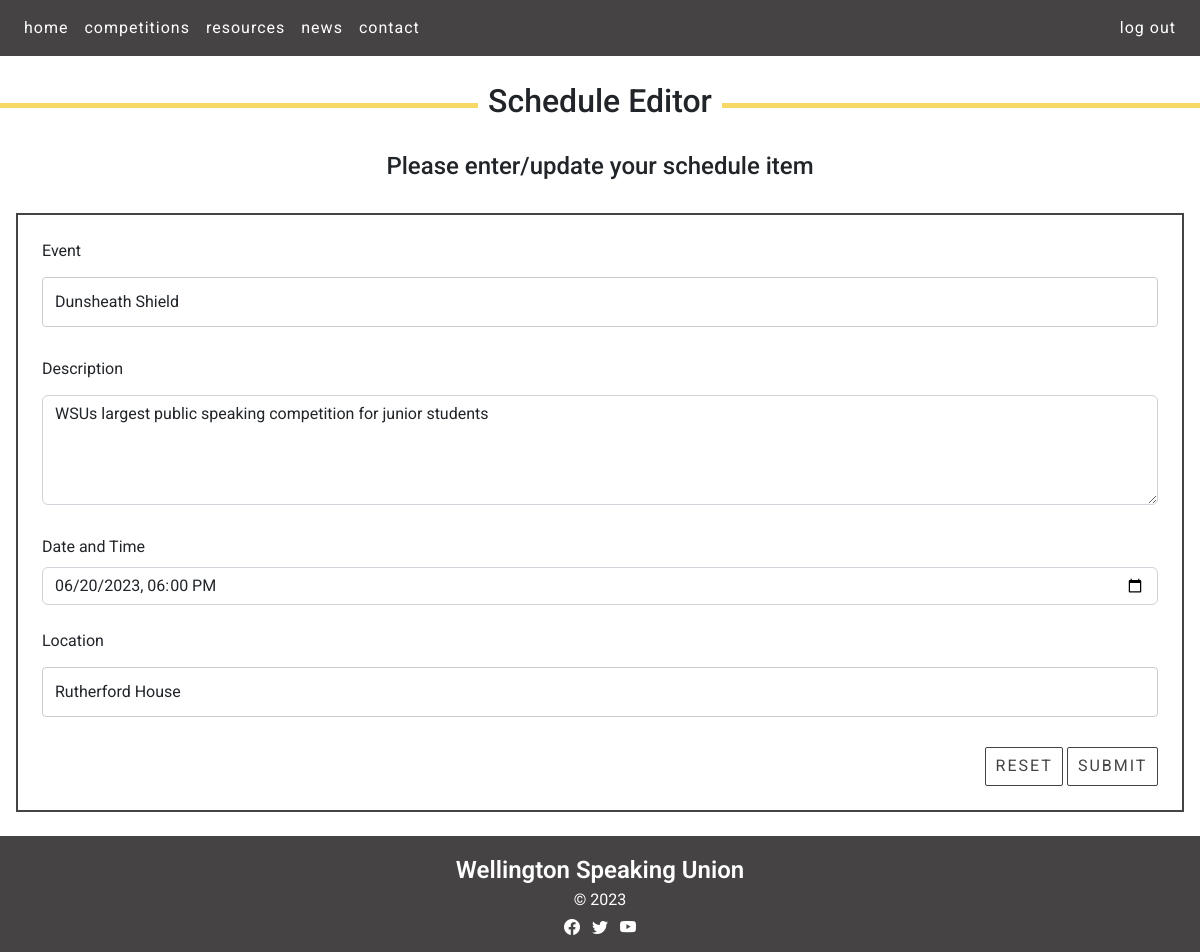
/schedule_cud?id=2&task=update (signed in), run on the app's committed database.
### tables this page shows
CREATE TABLE schedule(
    post_id integer primary key autoincrement not null,
    event text not null,
    description text not null,
    scheduledate date not null,
    location text not null,
    member_id integer not null,
    foreign key(member_id) references member(member_id)
);

### server.py (the view, shortened to what this page needs)
@app.route ('/schedule_cud', methods=["GET", "POST"])
def schedule_cud():
    data = request.args
    required_keys = ['id', 'task']
    for k in required_keys:
        if k not in data.keys():
            message = "Do not know what to do with read update on schedule (key not present)"
            return render_template('error.html', message=message)
    if request.method == "GET":
        if data['task'] == 'delete':
            sql = "delete from schedule where post_id = ?"
            values_tuple = (data['id'],)
            result = run_commit_query(sql, values_tuple, db_path)
            return redirect(url_for('news'))
        elif data['task'] == 'update':
            sql = """ select event, description, scheduledate, location from schedule where post_id=?"""
            values_tuple = (data['id'],)
            result = run_search_query_tuples(sql, values_tuple, db_path, True)
            result = result[0]
            return render_template("schedule_cud.html",
                                   **result,
                                   id=data['id'],
                                   task=data['task'])
        elif data['task'] == 'add':
            return render_template("schedule_cud.html",
                                   id=0,
                                   task=data['task'])
        else:
            message = "Unrecognised task coming from news page"
            return render_template('error.html', message=message)

### db_functions.py (called while the page is built)
def run_search_query_tuples(sql_query, values_tuple, file_path, rowfactory=False):
    result = None
    try:
        db = sqlite3.connect(file_path)
        if rowfactory:
            db.row_factory = sqlite3.Row
        cursor = db.cursor()
        cursor.execute(sql_query, values_tuple)
        result = cursor.fetchall()
        cursor.close()
    except sqlite3.Error as error:
        print("Error running search query tuples: {}".format(error))
        return None
    db.close()
    if result is None:
        print("No search values were found")
    return result

### templates/schedule_cud.html (shortened to what this page needs)
{% extends "layout.html" %}
{% block content %}
    <div class="container-m">
        <h2 class="form-header"> <span> Schedule Editor </span> </h2>
    <br>
        <h4 class="form-subheading"> Please enter/update your schedule item  </h4>
    </div>
  <div class="form-container p-4 my-4">
    <form action="{{url_for('schedule_cud', id=id, task=task)}}" method="POST">
      <div>
        <label for="event" class="form-label">Event</label>
        <input type="text" class="form-control" id="event" name="event" placeholder="" value="{{event}}" required>
      </div>
      <div>
        <label for="description" class="form-label">Description</label>
        <textarea class="form-control" id="description" name="description" rows="4" required>{{description}}</textarea>
      </div>
      <div>
        <label for="scheduledate" class="form-label">Date and Time</label>
        <input id="scheduledate"
               class="form-control"
               type="datetime-local"
               name="scheduledate"
               min="2023-01-01T00:00"
               max="2024-01-01T00:00"
               value = "{{scheduledate}}"
               required />
      </div>
      <br>
      <div>
        <label for="location" class="form-label">Location</label>
        <input type="text" class="form-control" id="location" name="location" placeholder="" value="{{location}}" required>
      </div>
      <div class="text-end">
        <button type="reset" class="btn btn-primary recent-news-button">Reset</button>
        <button type="submit" class="btn btn-primary recent-news-button">Submit</button>
      </div>
    </form>
  </div>
{% endblock %}

### static/styles.css (style rules this page uses)
:root { --brand-black: rgb(27,27,28); --brand-dark-gray: rgb(70,67,68); --brand-light-gray: rgb(104,102,103); --brand-yellow: rgb(248,216,101); --brand-white: rgb(255,255,255); }
.btn-primary, .btn-primary:hover { --bs-btn-color: var(--brand-dark-gray); --bs-btn-bg:var(--brand-white); --bs-btn-border-color:var(--brand-dark-gray); --bs-btn-border-radius: 2px; --bs-btn-active-color:var(--brand-dark-gray); --bs-btn-active-bg: var(--brand-yellow); --bs-btn-active-border-color: var(--brand-dark-gray); --bs-btn-active-shadow: inset 0 3px 5px rgba(0, 0, 0, 0); --bs-btn-disabled-color: var(--brand-dark-gray); --bs-btn-disabled-bg: var(--brand-white); --bs-btn-disabled-border-color:var(--brand-dark-gray); transition: none !important; position: relative; text-align:center; display: inline-block; padding: 0.4em 0.6em; }
.btn, .btn-circle { color: var(--brand-dark-gray); text-align: center; margin:auto; letter-spacing: 2px; vertical-align: middle; user-select: none; text-transform: uppercase; }
body { font-family: 'Roboto', serif; font-size: 100%; background-color: var(--brand-white); margin: 0; }
.container-m { background-color: rgb(255,255,255); overflow:auto; margin-bottom: 1.5em; margin-top: 1.5em; margin-left: 0; margin-right: 0; }
.form-header { text-align:center; width: 100%; border-bottom: 5px solid var(--brand-yellow); line-height: 0.1em; margin: 20px 0 20px; }
.form-subheading { text-align:center; }
h2 span { background:#fff; padding:0 10px; }
.form-container { border: 2px solid var(--brand-dark-gray); margin-bottom: 1.5em; margin-top: 1.5em; margin-left: 1em; margin-right: 1em; }
input[type=text], select, textarea { width: 100%; padding: 12px; border: 1px solid #ccc; border-radius: 4px; box-sizing: border-box; margin-top: 6px; margin-bottom: 30px; resize: vertical }
label, input[type='text'], input[type='email'], textarea { font-size:1em !important; }

### data on the page
schedule: event "Dunsheath Shield", description "WSUs largest public speaking competition for junior students", scheduledate "06/20/2023 18:00", location "Rutherford House"
